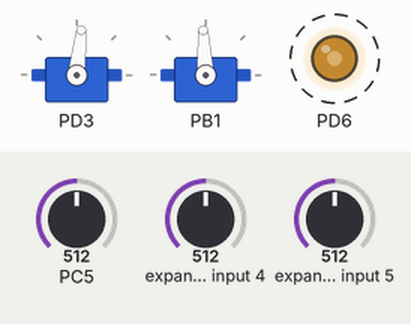
Bench run of a program on a simulated ATmega328P, built with avr-gcc and emulated at 16 MHz. Parts: 2 × servo, output pins drawn as LEDs (lit = HIGH). Dashed ring = blinking. The inputs (shaded band) are chosen by the test bench; at power-on: PC5 = 512, expander input 4 = 512, expander input 5 = 512. Servo pulses on a pin are drawn as a servo (544–2400 µs = 0–180°); pins used as bus, display or sensor lines are not drawn.

Above: at 1.2 s.
1.3 s: PC5 set to 79
4.3 s: PC5 set to 67
At 4.3 s:
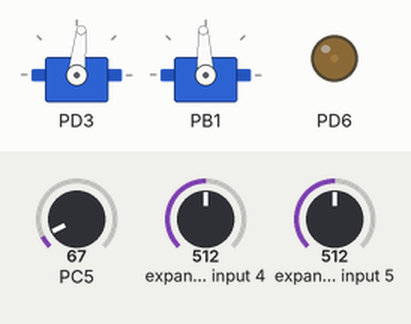
5.8 s: expander input 4 set to 716
At 6.2 s:
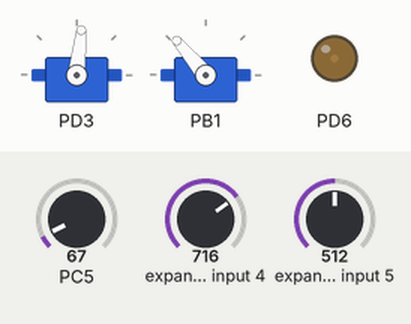
7.3 s: expander input 5 set to 716
At 8.5 s:
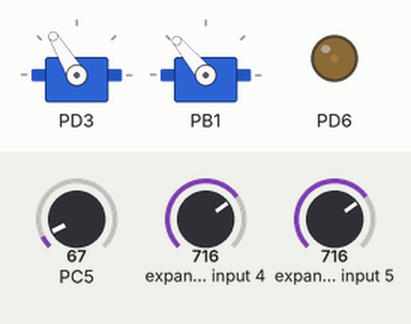
8.8 s: expander input 4 set to 900
At 9.7 s:
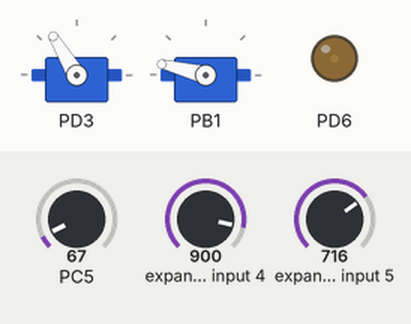
10.3 s: expander input 5 set to 900
At 10.9 s:
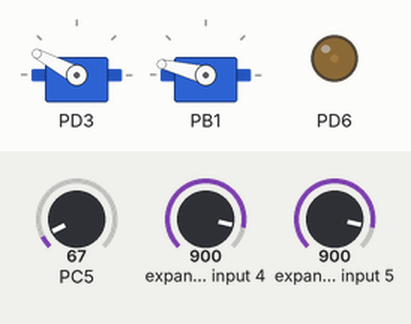
Timing chart, 0 to 12.8 s (numbered marks = the images above; inputs shaded):
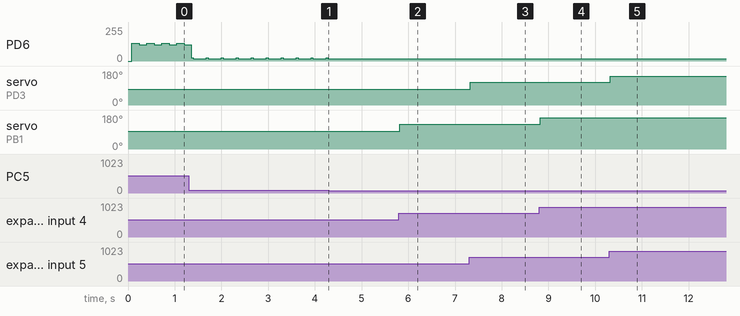

The program:

main.c
```c
// Universidad del Valle de Guatemala
// Ie2023: Programación de Microcontroladores
// Laboratorio 5
// Author: Rebeca Flores
// Hardware: ATMega328P
// Creado 06/04/2026
// Descripción: Dos potenciometros a través de puertos ACD
// muestran un movimiento de 180° en dos servomotones a través de puertos PWM

// Libraries

#define F_CPU 16000000UL

#include <avr/io.h>
#include <avr/interrupt.h>
#include <util/delay.h>
#include <stdint.h>
#include "pwm_servo.h"
#include "pwm_servo2.h"
#include "pwm_led.h"

#define ADC_MAX        1023U
#define ADC_CH_SERVO1  6U
#define ADC_CH_SERVO2  7U
#define ADC_CH_LED     5U

// Function Prototypes

static void     ADC_Init(void);
static uint16_t ADC_Read(uint8_t channel);
static uint8_t  Map_ADC_To_Angle(uint16_t adc_val);

// Main Function

int main(void)
{
	uint16_t adc1, adc2, adc3;
	uint8_t  angulo1, angulo2, duty;

	ADC_Init();
	PWM_Init();
	PWM2_Init();
	PWM_LED_Init();

	sei();

	while (1)
	{
		//Servo 1
		adc1    = ADC_Read(ADC_CH_SERVO1);
		angulo1 = Map_ADC_To_Angle(adc1);
		PWM_SetAngle(angulo1);

		//Servo 2
		adc2    = ADC_Read(ADC_CH_SERVO2);
		angulo2 = Map_ADC_To_Angle(adc2);
		PWM2_SetAngle(angulo2);

		// LED
		adc3 = ADC_Read(ADC_CH_LED);
		duty = PWM_LED_ADCToDuty(adc3);
		PWM_LED_SetDuty(duty);

		_delay_ms(20);
	}

	return 0;
}

// NON-Interrupt Subroutines

static void ADC_Init(void)
{
	ADMUX  = (0 << REFS1) |
	(1 << REFS0) |
	(0 << ADLAR);

	ADCSRA = (1 << ADEN)  |
	(1 << ADPS2) |
	(1 << ADPS1) |
	(1 << ADPS0);

	//Segunda conversión
	ADMUX = (ADMUX & 0xF0) | (ADC_CH_SERVO1 & 0x07);
	_delay_us(10);
	ADCSRA |= (1 << ADSC);
	while (ADCSRA & (1 << ADSC));
	(void)ADC;
}

static uint16_t ADC_Read(uint8_t channel)
{
	ADMUX = (ADMUX & 0xF0) | (channel & 0x0F);
	_delay_us(10);
	ADCSRA |= (1 << ADSC);
	while (ADCSRA & (1 << ADSC));
	return ADC;
}

static uint8_t Map_ADC_To_Angle(uint16_t adc_val)
{
	return (uint8_t)(((uint32_t)adc_val * SERVO_MAX_DEG) / ADC_MAX);
}
```

pmw_led.c
```c
#include "pwm_led.h"

static volatile uint8_t pwm_counter = 0;

static volatile uint8_t pwm_duty = 0;

ISR(TIMER0_OVF_vect)
{
    if (pwm_counter >= PWM_LED_PERIOD)
    {
        pwm_counter = 0;
    }

    if (pwm_duty == 0)
    {
        PORTD &= ~(1 << PD6);
    }
    else if (pwm_duty >= PWM_LED_PERIOD)
    {
        PORTD |= (1 << PD6);
    }
    else
    {
        if (pwm_counter == 0)
        {
            PORTD |= (1 << PD6);
        }
        else if (pwm_counter == pwm_duty)
        {
            PORTD &= ~(1 << PD6);
        }
    }

    pwm_counter++;
}

void PWM_LED_Init(void)
{

    DDRD |= (1 << PD6);
    PORTD &= ~(1 << PD6);
    TCCR0A = 0x00;

    TCCR0B = (0 << CS02) |
         (1 << CS01) |
         (0 << CS00);

    TIMSK0 |= (1 << TOIE0);

    pwm_duty    = 0;
    pwm_counter = 0;
}

/* --------------------------------------------------------------------------- */

void PWM_LED_SetDuty(uint8_t duty)
{
    if (duty > PWM_LED_MAX)
    {
        duty = PWM_LED_MAX;
    }

    pwm_duty = duty;
}

/* --------------------------------------------------------------------------- */

uint8_t PWM_LED_ADCToDuty(uint16_t adc_val)
{
    return (uint8_t)(((uint32_t)adc_val * PWM_LED_MAX) / 1023U);
}

/* --------------------------------------------------------------------------- */

void PWM_LED_Stop(void)
{
    TIMSK0 &= ~(1 << TOIE0);

    PORTD &= ~(1 << PD6);

    pwm_duty    = 0;
    pwm_counter = 0;
}
```

pwm_led.h
```c
#ifndef PWM_LED_H
#define PWM_LED_H

#include <avr/io.h>
#include <avr/interrupt.h>
#include <stdint.h>

#define PWM_LED_PERIOD   100U

#define PWM_LED_MIN      0U
#define PWM_LED_MAX      100U

void PWM_LED_Init(void);

void PWM_LED_SetDuty(uint8_t duty);

uint8_t PWM_LED_ADCToDuty(uint16_t adc_val);

void PWM_LED_Stop(void);

#endif
```

pwm_servo.c
```c
#include "pwm_servo.h"

static inline uint16_t clamp16(uint16_t val, uint16_t lo, uint16_t hi)
{
	if (val < lo) return lo;
	if (val > hi) return hi;
	return val;
}


void PWM_Init(void)
{

	DDRB |= (1 << PB1);

	TCCR1A = (1 << COM1A1) |
	(0 << COM1A0) |
	(1 << WGM11)  |
	(0 << WGM10);
	TCCR1B = (1 << WGM13)  |
	(1 << WGM12)  |
	(0 << CS12)   |
	(1 << CS11)   |
	(0 << CS10);

	ICR1 = PWM_TOP;

	PWM_SetAngle(90U);
}


void PWM_SetAngle(uint8_t grados)
{
	uint16_t ticks;

	if (grados > SERVO_MAX_DEG)
	{
		grados = SERVO_MAX_DEG;
	}

	ticks = (uint16_t)(PWM_MIN_TICKS +
	((uint32_t)grados * PWM_RANGE_TICKS) / SERVO_MAX_DEG);

	OCR1A = ticks;
}

/* --------------------------------------------------------------------------- */

void PWM_SetPulseUS(uint16_t us)
{
	uint16_t ticks;
	us = clamp16(us, 1000U, 2000U);
	ticks = us * 2U;

	OCR1A = ticks;
}

/* --------------------------------------------------------------------------- */

void PWM_Stop(void)
{
	TCCR1A &= ~((1 << COM1A1) | (1 << COM1A0));

	PORTB &= ~(1 << PB1);
}
```

pwm_servo.h
```c
#ifndef PWM_SERVO_H
#define PWM_SERVO_H

#include <avr/io.h>
#include <stdint.h>

#define F_CPU_HZ        16000000UL

#define PWM_PRESCALER   8UL

#define PWM_TOP         40000U

#define PWM_MIN_TICKS   1000U

#define PWM_MAX_TICKS   5000U

#define PWM_RANGE_TICKS (PWM_MAX_TICKS - PWM_MIN_TICKS)   /* 2 000 */

#define SERVO_MAX_DEG   180U

void PWM_Init(void);

void PWM_SetAngle(uint8_t grados);

void PWM_SetPulseUS(uint16_t us);

void PWM_Stop(void);

#endif
```

pwm_servo2.c
```c
#include "pwm_servo2.h"

void PWM2_Init(void)
{
    DDRD |= (1 << PD3);

    TCCR2A = (1 << COM2B1) |
             (0 << COM2B0) |
             (1 << WGM21)  |
             (1 << WGM20);

    TCCR2B = (1 << WGM22)  |
             (1 << CS22)   |
             (1 << CS21)   |
             (1 << CS20);

    OCR2A = PWM2_TOP;

    PWM2_SetAngle(90U);
}

void PWM2_SetAngle(uint8_t grados)
{
    uint8_t ticks;

    if (grados > SERVO2_MAX_DEG)
    {
        grados = SERVO2_MAX_DEG;
    }

    ticks = (uint8_t)(PWM2_MIN_TICKS +
                      ((uint16_t)grados * PWM2_RANGE_TICKS) / SERVO2_MAX_DEG);

    OCR2B = ticks;
}

/* --------------------------------------------------------------------------- */

void PWM2_Stop(void)
{
    TCCR2A &= ~((1 << COM2B1) | (1 << COM2B0));

    PORTD &= ~(1 << PD3);
}
```

pwm_servo2.h
```c
#ifndef PWM_SERVO2_H
#define PWM_SERVO2_H

#include <avr/io.h>
#include <stdint.h>

#define PWM2_TOP         255U

#define PWM2_MIN_TICKS   7U

#define PWM2_MAX_TICKS   36U

#define PWM2_RANGE_TICKS (PWM2_MAX_TICKS - PWM2_MIN_TICKS)

#define SERVO2_MAX_DEG   180U

void PWM2_Init(void);

void PWM2_SetAngle(uint8_t grados);

void PWM2_Stop(void);

#endif
```

Measured:
- the behaviour switches between 72 and 71 on PC5 (found by bisection; images 0 and 1)
- after the input at 4.3 s, PD6: stops changing and stays 17/255
- after the input at 5.8 s, servo on PB1: 93° → 130° at once
- after the input at 7.3 s, servo on PD3: 84° → 121° at once
- after the input at 8.8 s, servo on PB1: 130° → 166° at once
- after the input at 10.3 s, servo on PD3: 121° → 152° at once
- by itself, PD6: alternates 23/255 for 0.04 s and 17/255 for 0.28 s
